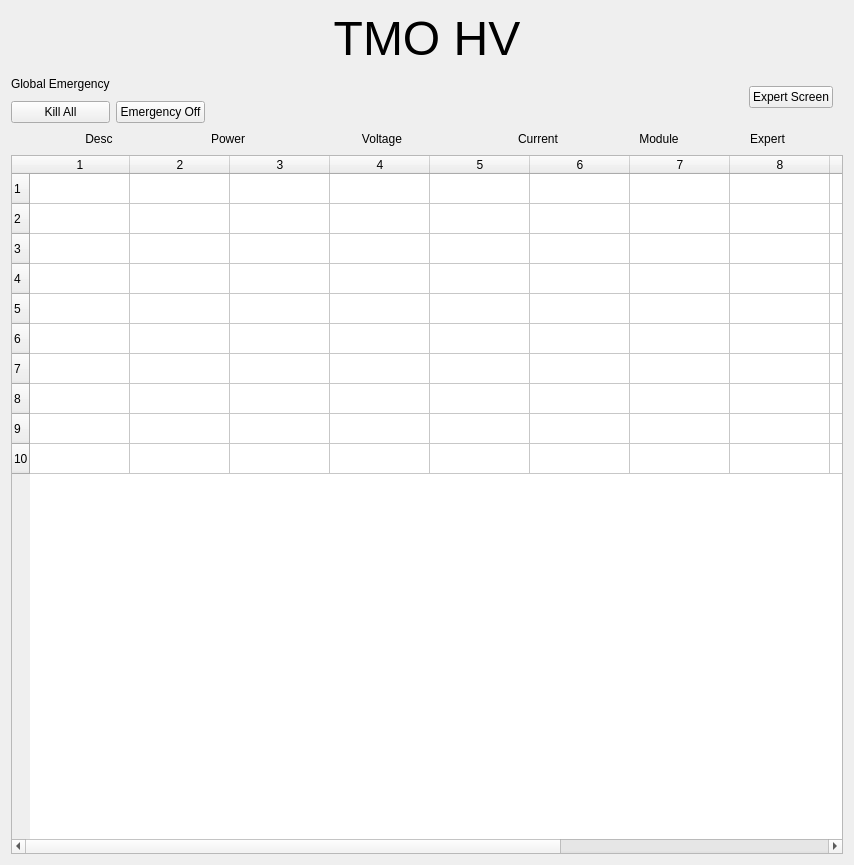
<?xml version="1.0" encoding="UTF-8"?>
<ui version="4.0">
 <class>Form</class>
 <widget class="QWidget" name="Form">
  <property name="geometry">
   <rect>
    <x>0</x>
    <y>0</y>
    <width>854</width>
    <height>865</height>
   </rect>
  </property>
  <property name="windowTitle">
   <string>Form</string>
  </property>
  <layout class="QVBoxLayout" name="verticalLayout">
   <item>
    <widget class="QLabel" name="title_lbl">
     <property name="font">
      <font>
       <pointsize>36</pointsize>
      </font>
     </property>
     <property name="text">
      <string>TMO HV</string>
     </property>
     <property name="alignment">
      <set>Qt::AlignCenter</set>
     </property>
    </widget>
   </item>
   <item>
    <layout class="QHBoxLayout" name="horizontalLayout">
     <property name="rightMargin">
      <number>10</number>
     </property>
     <item>
      <layout class="QGridLayout" name="gridLayout">
       <item row="0" column="0">
        <widget class="QLabel" name="label_2">
         <property name="sizePolicy">
          <sizepolicy hsizetype="Preferred" vsizetype="Preferred">
           <horstretch>0</horstretch>
           <verstretch>0</verstretch>
          </sizepolicy>
         </property>
         <property name="minimumSize">
          <size>
           <width>0</width>
           <height>23</height>
          </size>
         </property>
         <property name="maximumSize">
          <size>
           <width>16777215</width>
           <height>23</height>
          </size>
         </property>
         <property name="text">
          <string>Global Emergency</string>
         </property>
        </widget>
       </item>
       <item row="1" column="0">
        <widget class="PyDMPushButton" name="PyDMPushButton">
         <property name="toolTip">
          <string/>
         </property>
         <property name="text">
          <string>Kill All</string>
         </property>
         <property name="channel" stdset="0">
          <string>ca://TMO:MPOD:01:Crate:GlobalEmergency</string>
         </property>
         <property name="pressValue" stdset="0">
          <string>1</string>
         </property>
        </widget>
       </item>
       <item row="1" column="1">
        <widget class="PyDMPushButton" name="PyDMPushButton_2">
         <property name="toolTip">
          <string/>
         </property>
         <property name="text">
          <string>Emergency Off</string>
         </property>
         <property name="channel" stdset="0">
          <string>ca://TMO:MPOD:01:Crate:GlobalEmergency</string>
         </property>
         <property name="pressValue" stdset="0">
          <string>0</string>
         </property>
        </widget>
       </item>
       <item row="0" column="1">
        <widget class="PyDMLabel" name="PyDMLabel">
         <property name="toolTip">
          <string/>
         </property>
         <property name="channel" stdset="0">
          <string>ca://TMO:MPOD:01:Crate:GlobalEmergency</string>
         </property>
        </widget>
       </item>
      </layout>
     </item>
     <item>
      <spacer name="horizontalSpacer">
       <property name="orientation">
        <enum>Qt::Horizontal</enum>
       </property>
       <property name="sizeHint" stdset="0">
        <size>
         <width>40</width>
         <height>20</height>
        </size>
       </property>
      </spacer>
     </item>
     <item>
      <layout class="QVBoxLayout" name="verticalLayout_2">
       <property name="leftMargin">
        <number>0</number>
       </property>
       <item>
        <widget class="PyDMShellCommand" name="PyDMShellCommand">
         <property name="toolTip">
          <string/>
         </property>
         <property name="text">
          <string>Expert Screen</string>
         </property>
         <property name="commands" stdset="0">
          <stringlist>
           <string>/reg/g/pcds/epics-dev/spencera/tmo/screens/isegPower/children/build/iocBoot/ioc-tmo-mpod01/edm-ioc-tmo-mpod01.cmd</string>
          </stringlist>
         </property>
        </widget>
       </item>
      </layout>
     </item>
    </layout>
   </item>
   <item>
    <layout class="QHBoxLayout" name="header_layout">
     <property name="spacing">
      <number>6</number>
     </property>
     <property name="leftMargin">
      <number>13</number>
     </property>
     <property name="topMargin">
      <number>0</number>
     </property>
     <property name="rightMargin">
      <number>36</number>
     </property>
     <item>
      <widget class="QLabel" name="desc_label">
       <property name="sizePolicy">
        <sizepolicy hsizetype="Fixed" vsizetype="Preferred">
         <horstretch>0</horstretch>
         <verstretch>0</verstretch>
        </sizepolicy>
       </property>
       <property name="minimumSize">
        <size>
         <width>150</width>
         <height>0</height>
        </size>
       </property>
       <property name="maximumSize">
        <size>
         <width>150</width>
         <height>16777215</height>
        </size>
       </property>
       <property name="text">
        <string>Desc</string>
       </property>
       <property name="alignment">
        <set>Qt::AlignCenter</set>
       </property>
      </widget>
     </item>
     <item>
      <widget class="QLabel" name="power_label">
       <property name="sizePolicy">
        <sizepolicy hsizetype="Fixed" vsizetype="Preferred">
         <horstretch>0</horstretch>
         <verstretch>0</verstretch>
        </sizepolicy>
       </property>
       <property name="minimumSize">
        <size>
         <width>96</width>
         <height>0</height>
        </size>
       </property>
       <property name="maximumSize">
        <size>
         <width>96</width>
         <height>16777215</height>
        </size>
       </property>
       <property name="text">
        <string>Power</string>
       </property>
       <property name="alignment">
        <set>Qt::AlignCenter</set>
       </property>
      </widget>
     </item>
     <item>
      <widget class="QLabel" name="voltage_label">
       <property name="sizePolicy">
        <sizepolicy hsizetype="Fixed" vsizetype="Preferred">
         <horstretch>0</horstretch>
         <verstretch>0</verstretch>
        </sizepolicy>
       </property>
       <property name="minimumSize">
        <size>
         <width>200</width>
         <height>0</height>
        </size>
       </property>
       <property name="maximumSize">
        <size>
         <width>200</width>
         <height>16777215</height>
        </size>
       </property>
       <property name="text">
        <string>Voltage</string>
       </property>
       <property name="alignment">
        <set>Qt::AlignCenter</set>
       </property>
      </widget>
     </item>
     <item>
      <widget class="QLabel" name="current_label">
       <property name="sizePolicy">
        <sizepolicy hsizetype="Fixed" vsizetype="Preferred">
         <horstretch>0</horstretch>
         <verstretch>0</verstretch>
        </sizepolicy>
       </property>
       <property name="minimumSize">
        <size>
         <width>100</width>
         <height>0</height>
        </size>
       </property>
       <property name="text">
        <string>Current</string>
       </property>
       <property name="alignment">
        <set>Qt::AlignCenter</set>
       </property>
      </widget>
     </item>
     <item>
      <widget class="QLabel" name="module_label">
       <property name="sizePolicy">
        <sizepolicy hsizetype="Fixed" vsizetype="Preferred">
         <horstretch>0</horstretch>
         <verstretch>0</verstretch>
        </sizepolicy>
       </property>
       <property name="minimumSize">
        <size>
         <width>130</width>
         <height>0</height>
        </size>
       </property>
       <property name="text">
        <string>Module</string>
       </property>
       <property name="alignment">
        <set>Qt::AlignCenter</set>
       </property>
      </widget>
     </item>
     <item>
      <widget class="QLabel" name="expert_label">
       <property name="sizePolicy">
        <sizepolicy hsizetype="Fixed" vsizetype="Preferred">
         <horstretch>0</horstretch>
         <verstretch>0</verstretch>
        </sizepolicy>
       </property>
       <property name="minimumSize">
        <size>
         <width>75</width>
         <height>0</height>
        </size>
       </property>
       <property name="text">
        <string>Expert</string>
       </property>
       <property name="alignment">
        <set>Qt::AlignCenter</set>
       </property>
      </widget>
     </item>
     <item>
      <spacer name="horizontalSpacer_2">
       <property name="orientation">
        <enum>Qt::Horizontal</enum>
       </property>
       <property name="sizeHint" stdset="0">
        <size>
         <width>20</width>
         <height>20</height>
        </size>
       </property>
      </spacer>
     </item>
    </layout>
   </item>
   <item>
    <widget class="FilterSortWidgetTable" name="hv_table">
     <property name="toolTip">
      <string/>
     </property>
     <property name="ui_filename" stdset="0">
      <string>hv_row.ui</string>
     </property>
     <property name="macros_filename" stdset="0">
      <string/>
     </property>
     <property name="hide_headers_in_menu" stdset="0">
      <stringlist>
       <string>name</string>
       <string>prefix</string>
       <string>turn_off</string>
       <string>turn_on</string>
      </stringlist>
     </property>
     <row/>
     <row/>
     <row/>
     <row/>
     <row/>
     <row/>
     <row/>
     <row/>
     <row/>
     <row/>
     <column/>
     <column/>
     <column/>
     <column/>
     <column/>
     <column/>
     <column/>
     <column/>
     <column/>
     <column/>
     <column/>
     <column/>
    </widget>
   </item>
  </layout>
 </widget>
 <customwidgets>
  <customwidget>
   <class>PyDMLabel</class>
   <extends>QLabel</extends>
   <header>pydm.widgets.label</header>
  </customwidget>
  <customwidget>
   <class>PyDMPushButton</class>
   <extends>QPushButton</extends>
   <header>pydm.widgets.pushbutton</header>
  </customwidget>
  <customwidget>
   <class>PyDMShellCommand</class>
   <extends>QPushButton</extends>
   <header>pydm.widgets.shell_command</header>
  </customwidget>
  <customwidget>
   <class>FilterSortWidgetTable</class>
   <extends>QTableWidget</extends>
   <header>pcdswidgets.table</header>
  </customwidget>
 </customwidgets>
 <resources/>
 <connections/>
</ui>
